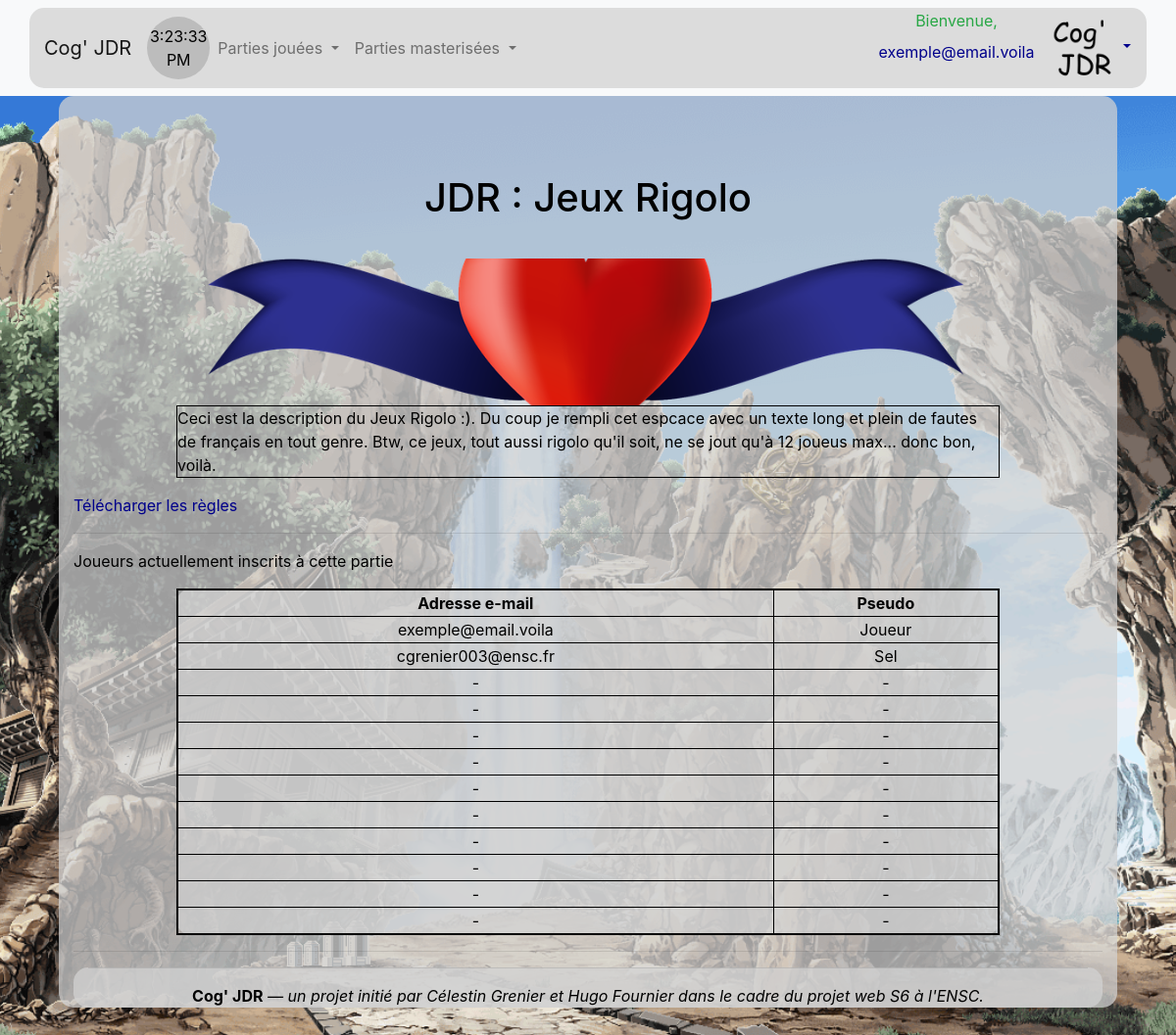
The app's page /jdr.php?id=1 (signed in), older data.
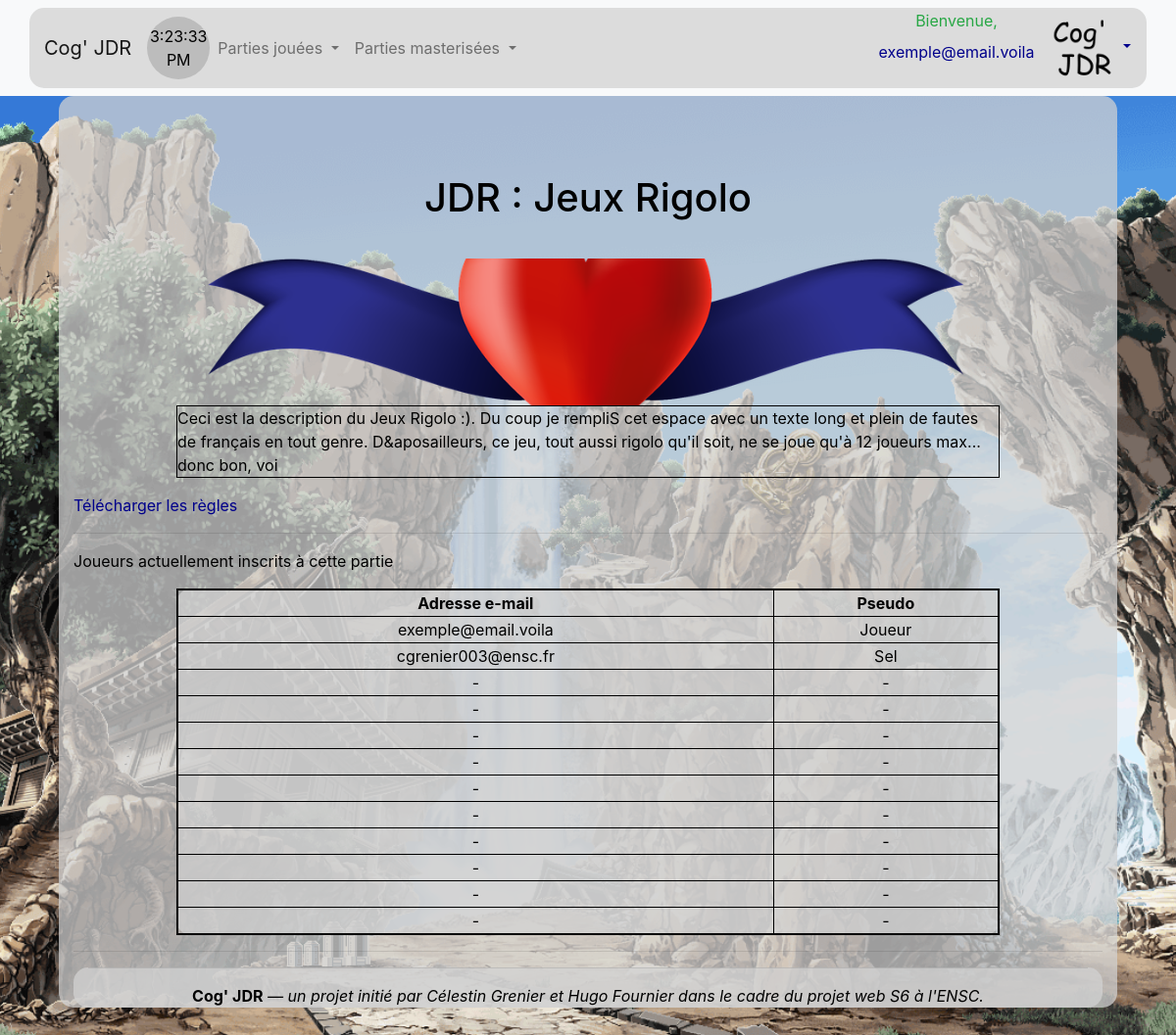
The same page, newer data.
### tables this page shows
create table ModeleJDR (
    id_modele_jdr integer not null primary key auto_increment, 
    id_createur integer,
    titre varchar(32) not null,
    desc_jdr varchar(256) not null,
    fichier_regles varchar(32) not null,
    img_banniere varchar(32) not null,
    img_fond varchar(32) not null,
    img_logo varchar(32) not null,
    nb_equipes_max integer not null,

    foreign key (id_createur) references Utilisateur (id)
);

create table Joueur (
    id_joueur integer not null primary key auto_increment,
    id_utilisateur integer,
    id_jdr_participe integer,
    pseudo varchar(32) not null,

    foreign key (id_utilisateur) references Utilisateur (id),
    foreign key (id_jdr_participe) references JDR (id_jdr)
);

create table Utilisateur (
    id integer not null primary key auto_increment,
    mdp varchar(32) not null,
    email varchar(32) not null,
    img varchar(48) not null
);

### inclus/connexion.php (called while the page is built, shortened)
<?php
    $conn = new PDO("mysql:host=127.0.0.1;dbname=cogjdr;charset=utf8", "root", "", array(PDO::ATTR_ERRMODE => PDO::ERRMODE_EXCEPTION));
    function sql_select($table, $value, $where=array(), $order=null, $distinct=false) {
        global $conn;
        $execute_array = array();
        $execute_index = 'a';
        $value_builder = empty($distinct) ? "SELECT " : "SELECT DISTINCT ";
        if ($value == "*" || empty($value))
            $value_builder.= "*";
        elseif (is_array($value))
            $value_builder.= join(", ", $value);
        else
            $value_builder.= $value;
        $table_builder = "FROM `".(is_array($table) ? join("` JOIN `", $table) : $table)."`";
        $where_builder = empty($where) ? "WHERE 1" : "WHERE ";
        $sep = "";
        foreach ($where as $k => $v) {
            if (is_string($k) && strpos($k, "::") !== false)
                $where_builder.= "$sep".str_replace("::", ".", $k);
            else
                $where_builder.= "$sep$k";
            if (is_array($v)) {
                $where_builder.= " IN (";
                $sep_ = "";
                foreach ($v as $v_) {
                    if (strpos($v_, "::") !== false)
                        $where_builder.= "$sep_".str_replace("::", ".", $v_);
                    else {
                        $where_builder.= "$sep_:$execute_index";
                        $execute_array[$execute_index++] = $v_;
                    }
                    $sep_ = ", ";
                }
                $where_builder.= ")";
            } else {
                if (strpos($v, "::") !== false)
                    $where_builder.= "= ".str_replace("::", ".", $v);
                else {
                    $where_builder.= "= :$execute_index";
                    $execute_array[$execute_index++] = $v;
                }
            }
            $sep = " AND ";
        }
        $order_builder = empty($order) ? "" : "ORDER BY ";
        $r = $conn->prepare("$value_builder $table_builder $where_builder $order_builder");
        $r->execute($execute_array);
        return $r;
    }
?>

### inclus/jdr/rejoindre.php (the view, shortened to what this page needs)
<h1 class="text-center">JDR : <?=$modele['titre']?></h1>
<img class="img_banniere" src="<?=$modele['img_banniere']?>" alt="Oof">
<p class="desc_jdr"><?=$modele['desc_jdr']?></p>
<a href="">Télécharger les règles</a>
<hr>
<p>Joueurs actuellement inscrits à cette partie</p>
<table class="liste_joueurs container">
    <th>Adresse e-mail</th><th>Pseudo</th><?php if (@$donnees_jdr['est_mj']) { ?><th></th><?php } ?>
    <?php
        $r = sql_select('Joueur', array('pseudo', 'id_utilisateur', 'id_joueur'), array('id_jdr_participe' => $jdr['id_jdr']));
        for ($k = 0; $k < $jdr['nb_max_joueurs']; $k++) {
            $joueur = $r->fetch();
            if (!empty($joueur)) { ?>
                <tr>
                    <td><?=sql_select('Utilisateur', 'email', array('id' => $joueur['id_utilisateur']))->fetch()['email']?></td>
                    <td><?=$joueur['pseudo']?></td>
                </tr><?php
            } else { ?>
                <tr>
                    <td>-</td>
                    <td>-</td>
                </tr><?php
            }
        }
    ?>
</table>
<hr>

### jdr.php (shortened to what this page needs)
<?php
    require_once "./inclus/connexion.php";
    switch (isset($_REQUEST['action']) ? $_REQUEST['action'] : "afficher") {
        case "afficher":
                if (!isset($_REQUEST['id']) && !isset($_REQUEST['code'])) {
                    include_once "./inclus/page_debut.php";
                    include "./inclus/jdr/liste.php";
                    include_once "./inclus/page_fin.php";
                    unset($redirige);
                } else {
                    $where = isset($_REQUEST['code']) ? array('code_invite' => $_REQUEST['code']) : array('id_jdr' => $_REQUEST['id']);
                    $r = sql_select('JDR', "*", $where);
                    $jdr = $r->fetch();
                    if ($jdr && $modele = sql_select('ModeleJDR', "*", array('id_modele_jdr' => $jdr['id_modele_jdr']))->fetch()) {
                        $etat_partie = $jdr['etat_partie'];
                        $__css_necessaires = array("discussion", "jdr");
                        $est_connecte = isset($_SESSION['id']);
                        $a_rejoint = false;
                        if ($est_connecte)
                            foreach ($_SESSION['liste_donnees_jdr'] as $v) {
                                $a_rejoint = $v['id_jdr'] == $jdr['id_jdr'];
                                if ($a_rejoint) {
                                    break;
                                }
                            }
                        include_once "./inclus/page_debut.php";
                        if ($etat_partie == "lancement" || !$a_rejoint)
                            include "./inclus/jdr/rejoindre.php";
                        else {
                            include "./inclus/jdr/consulter.php";
                        }
                        include_once "./inclus/page_fin.php";
                    } else
                        $_SESSION['erreur'] = "Erreur JDR non trouver";
                }
            break;
    }
?>

### inclus/page_debut.php (shortened to what this page needs)
<!DOCTYPE html>
<html>
<head>
	<link rel="stylesheet" href="https://stackpath.bootstrapcdn.com/bootstrap/4.3.1/css/bootstrap.min.css">
	<link rel="stylesheet" type="text/css" media="screen" href="./css/global.css">
	<?php
		if (!empty($__css_necessaires)) foreach ($__css_necessaires as $v) { ?>
			<link rel="stylesheet" type="text/css" media="screen" href="./css/<?=$v?>.css"><?php
		}
	?>
</head>
<body>
	<nav class="navbar navbar-expand-lg navbar-light bg-light sticky-top">
		<div class="container">
			<a class="navbar-brand" href="./#"><?php if (!empty($__liste_equipes)) { ?>&nbsp;&nbsp;&nbsp;&nbsp;<?php } ?>Cog' JDR</a>
			<div class="cercle">
				<p id="heure">Bonjour!</p>
			</div>
			<div class="collapse navbar-collapse" id="navbarSupportedContent">
				<?php if (isset($_SESSION['id'])) { ?>
					<ul class="navbar-nav mr-auto">
						<li class="nav-item dropdown">
							<a class="nav-link dropdown-toggle" href="#" id="navbarDropdown_jouees" role="button" data-toggle="dropdown" aria-haspopup="true" aria-expanded="false">
								Parties jouées
							</a>
						</li>
						<li class="nav-item dropdown">
							<a class="nav-link dropdown-toggle" href="#" id="navbarDropdown_masterisees" role="button" data-toggle="dropdown" aria-haspopup="true" aria-expanded="false">
								Parties masterisées
							</a>
						</li>
					</ul>
				<?php } ?>
				<table class="float-right">
					<tr>
						<?php
							if (isset($_SESSION['id'])) { ?>
								<td><p class="text-success text-center">Bienvenue, <a class="nav-link" href="./compte.php?id=<?=$_SESSION['id']?>"><?=$_SESSION['email']?></a></p></td>
								<td>
									<div class="dropdown">
										<a class="dropdown-toggle" href="#" id="navbarDropdown_compte" role="button" data-toggle="dropdown" aria-haspopup="true" aria-expanded="false">
											<img class="img" src="./images/compte/<?=$_SESSION['img']?>" alt="Oof">
										</a>
									</div>
								</td><?php
							}
						?>
					</tr>
				</table>
			</div>
		</div>
	</nav>
	<div class="container-fluid page">

### inclus/page_fin.php (shortened to what this page needs)
            <footer class="footer sticky-bottom">
                <div class="container text-center">
                    <hr>
                    <p class="text-center"><b>Cog' JDR</b><em> &mdash; un projet initié par Célestin Grenier et Hugo Fournier dans le cadre du projet web S6 à l'ENSC.</em></p>
                </div>
            </footer>
        </div>
    </body>
</html>

### css/global.css (style rules this page uses)
div.page { padding-top: 5em; width: 90%; margin-left: auto; margin-right: auto; }
body { background-image: url("../images/jdr/waterfall.gif"); background-repeat : no-repeat; background-position : center; background-size : cover; color : black; }
h1, h3 { text-align : center; }
h1 { padding-bottom : 30px; }
a { color: darkblue; }
.container, .container-fluid { background-color: rgba(211, 211, 211, 0.733); border-radius : 15px; }
img.img { height: 4em; width: 4em; }
div.cercle { height: 4em; width: 4em; text-align: center; background-color: rgb(188, 188, 188); border-radius: 50%; display: table; }
div.cercle #heure { display: table-cell; vertical-align: middle; }

### css/discussion.css (style rules this page uses)
body { margin-bottom: 149px; }

### css/jdr.css (style rules this page uses)
body { overflow-x: hidden; }
img.img_banniere { width: 80%; max-height: 150px; object-fit: cover; display: block; margin-left: auto; margin-right: auto; }
p.desc_jdr { border-style: solid; border-color: black; border-width: 1px; width: 80%; margin-left: auto; margin-right: auto; }
table.liste_joueurs { border-style: solid; border-color: black; border-width: 2px; width: 80%; margin-left: auto; margin-right: auto; text-align: center; }
table.liste_joueurs th { border-style: solid; border-color: black; border-width: 1px; }
table.liste_joueurs td { border-style: solid; border-color: black; border-width: 1px; }

Row changes from the older to the newer data that the page shows:
changed modelejdr "Jeux Rigolo": desc_jdr "…:). Du coup je rempli cet espcace avec un texte long et plein de fautes de français en tout genre. Btw, ce jeux, tout aussi rigolo qu'il soit, ne se jout qu'à 12 joueus max... donc bon, voilà." → "…:). Du coup je rempliS cet espace avec un texte long et plein de fautes de français en tout genre. D&aposailleurs, ce jeu, tout aussi rigolo qu'il soit, ne se joue qu'à 12 joueurs max... donc bon, voi"
